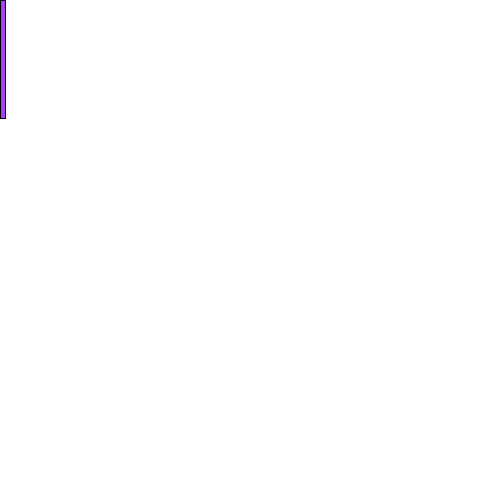
Frame 1 (no input)
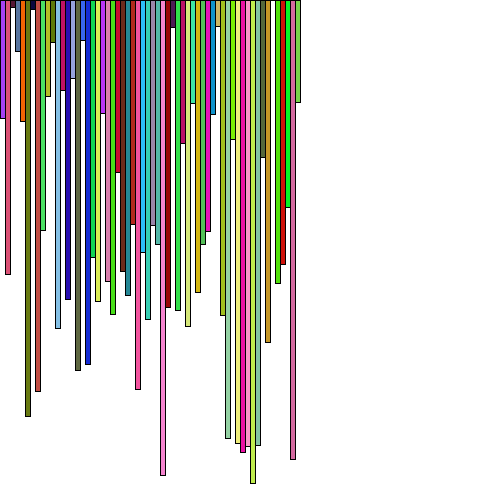
Frame 60 (the mouse pressed at the canvas centre just before this capture)
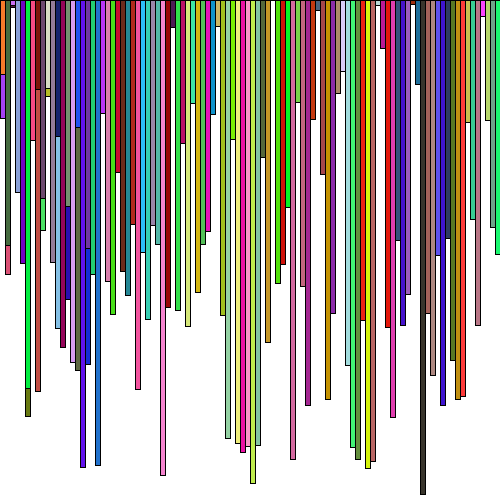
Frame 120 (the mouse held since frame 60 and released just before this capture)

The Processing sketch that drew these frames (run headless with seeded random() and noise(); from frame 60 on, the mouse is pressed at the canvas centre):

// Processing sketch: E2
// ── E2.pde
int x,y,h;
int r,g,b;

void setup(){
  size(500,500);
  background(255);
  x=0;
  y=0;
  h=0;
}

void draw(){
  r=floor(random(256));
  g=floor(random(256));
  b=floor(random(256)); 
  
  h=floor(random(0,500));
  
  fill(r,g,b);
  rect(x,y,5,h);
  x=x+5;
  x=x%500;

}
